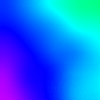
Frame 1 (no input)
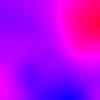
Frame 60 (the mouse pressed at the canvas centre just before this capture)
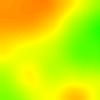
Frame 120 (the mouse held since frame 60 and released just before this capture)

The Processing sketch that drew these frames (run headless with seeded random() and noise(); from frame 60 on, the mouse is pressed at the canvas centre):

// Processing sketch: PixelSeeds
// ── PixelSeeds.pde
void setup(){
  colorMode(HSB);
}
void draw(){
  loadPixels();
  for(int r = 0;r<height;r++)
    for(int c = 0;c<width;c++)
      pixels[r*width+c] = color(floor(256*noise(c*.005,r*.005,millis()*.002) + millis()*.1 )%256,255,255);
  updatePixels();
}
